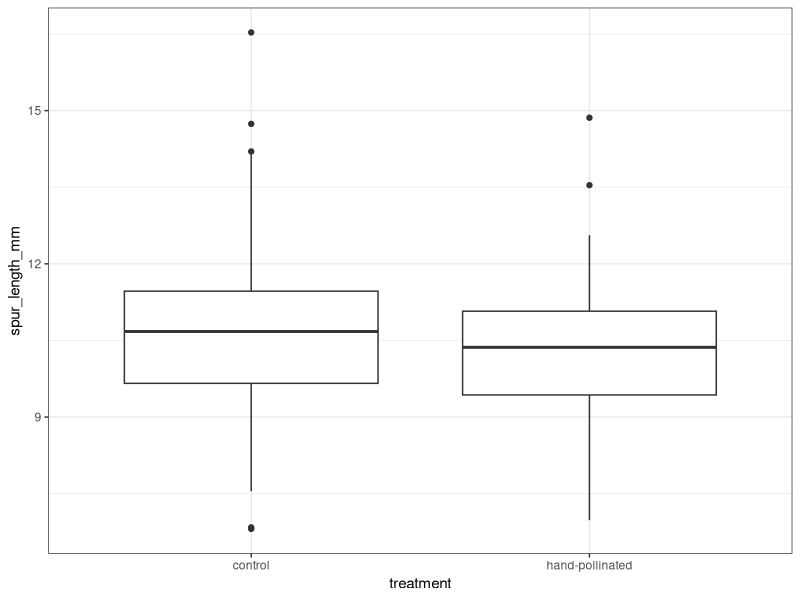
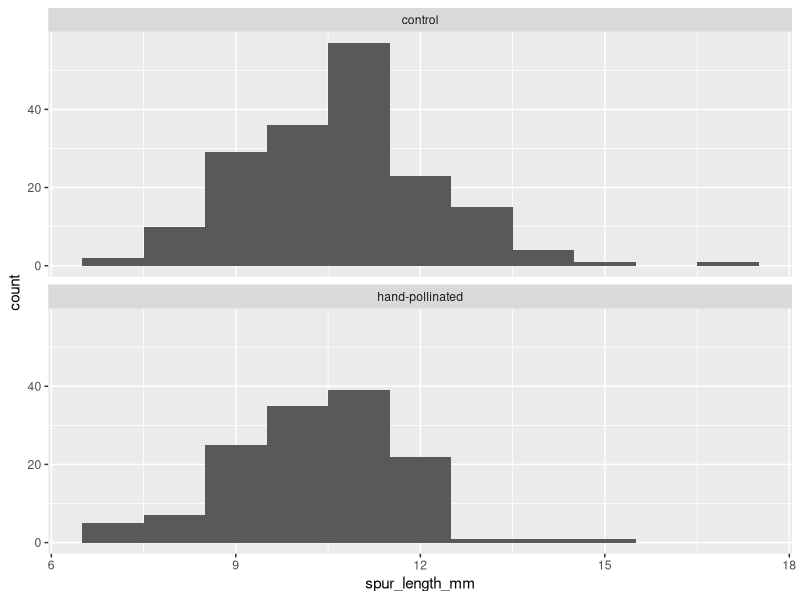

Write R code to recreate these figures, in order. (Note: this script raises an error after producing the figures.)
## ---- chunk 1
rm(list = ls())
library(ggfortify)
library(tidyverse)
library(here)
## ---- chunk 2
plants<- read.csv(here("data", "A_morio_2014_plants.csv"))
plants$treatment <- as.factor(plants$treatment)
plants$plant_ht_class <- as.factor(plants$plant_ht_class)
## ---- chunk 3
ggplot(plants,
  aes(x=treatment, y=spur_length_mm))+
    geom_boxplot()+
    theme_bw()
## ---- chunk 4
ggplot(plants,aes(x=spur_length_mm))+
  geom_histogram(binwidth=1)+
  facet_wrap(~treatment,ncol=1) 
  theme_bw()
## ---- chunk 5
plants %>%
  group_by(treatment)%>%
  summarise(
    mean_sl<-mean(spur_length_mm, na.rm=T),
    sd_sl<-sd (spur_length_mm, na.rm=T)
  )

## ---- chunk 6
t.test(spur_length_mm ~ treatment, data=plants)
## ---- chunk 7
totals <- plants %>% group_by(plant_ht_class, treatment) %>% summarise(total.number = sum(plant_id))
View(totals)
## ---- chunk 8
ggplot(totals, aes(x = treatment, y = total.number, fill = plant_ht_class))+
     geom_bar(stat = "identity", position = "dodge")
## ---- chunk 9
plants.mat <- xtabs(plant_id ~ treatment + plant_ht_class, data = plants)
plants.mat
## ---- chunk 10
chisq.test(plants.mat)
## ---- chunk 11
totals <- plants %>% group_by(plant_ht_class, treatment) %>% summarise(total.number = sum(plant_id))
View(totals)
## ---- chunk 12
ggplot(totals, aes(x = treatment, y = total.number, fill = plant_ht_class))+
     geom_bar(stat = "identity", position = "dodge")
## ---- chunk 13
plants.mat <- xtabs(plant_id ~ treatment + plant_ht_class, data = plants)
plants.mat
## ---- chunk 14
chisq.test(plants.mat)
